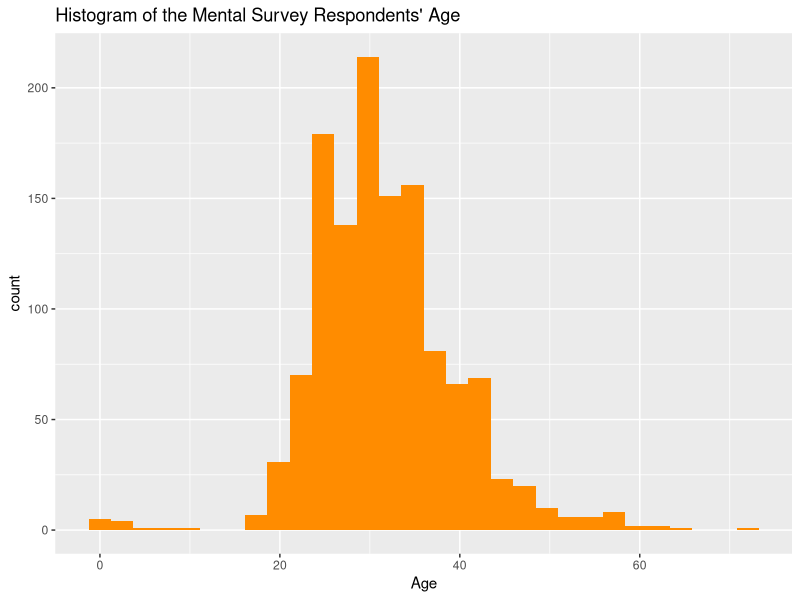
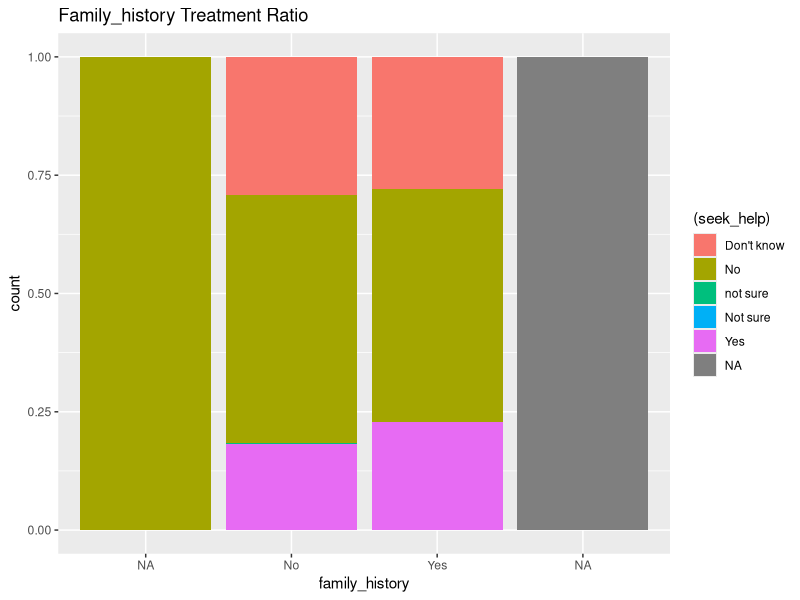

Write R code to recreate these figures, in order.
#Load the packages
library(readxl)
library(tidyverse)

#import and prints the file sheet names.
sheet_names <- excel_sheets("survey.xlsx")
sheet_names

#Reads all the sheets.
mental_health <-lapply(sheet_names, function(x) {as.data.frame(read_excel("survey.xlsx", sheet = x))})

#Renames the mental health elements.
names(mental_health) <- sheet_names

#Prints the head of the first and second sheet.
head(mental_health$'Sheet 2')
head(mental_health$Sheet1)

#This code combines the two sheets into one datafile.
mental_health <-do.call("rbind.data.frame",mental_health)

#Drop the time stamp column from the file.
mental_health <-mental_health [,-1]

#The age column has some negative values and values consisting of over 100. Replacing those values with NA.
mental_health <- mental_health %>% mutate(Age = replace(Age, which(Age < 0), NA),
                                                Age = replace(Age, which(Age > 100), NA))

#Summary statistics of the age column.
summary(mental_health$Age)

#Checks and prints the categories in the gender column.
categories <- unique(mental_health$Gender)
print(categories)

#converts the categories in the column to lower case.
mental_health$Gender <- tolower(mental_health$Gender)

#defines the gender column based on the categories present.
male <- c('male-ish', 'cis male', 'male (cis)', 'make', 'mail','m', 'maile', 'male ', 'msle', 'mal', 'man', 'malr', 'cis man')

female <- c('female', 'f ', 'female (cis)', 'woman', 'cis female', 'cis-female/femme', 'femail', 'femake')

gq <- c('p','a little about you', '2','nah','fluid','neuter','something kinda male','agender','1','queer','guy(ish)^_^','all',
        'queer/she/they','na','genderqueer', 'non-binary', 'androgyne','enby', 'male leaning androgynous','ostensibly male,unsure what that really means')

transgender<- c('transwoman','trans-female','female(trans)')

#Replacing the gender categories.
mental_health <- mental_health %>% mutate(Gender = replace(Gender, which(Gender %in% male), 'Male'),
                                                Gender = replace(Gender, which(Gender %in% female), 'Female'),
                                                Gender = replace(Gender, which(Gender %in% gq), 'gq'),
                                                Gender = replace(Gender, which(Gender %in% transgender), 'transgender'))


#The plot shows the age distribution of the mental health survey respondents.
library(ggplot2)
ggplot(mental_health,aes(x=Age))+
  geom_histogram(fill=" dark orange") +
  labs(title = "Histogram of the Mental Survey Respondents' Age")


#The plot compares family history and seeking help ratio
mental_health %>% ggplot(aes(x=family_history, fill = (seek_help))) +
  geom_bar(position = "fill") + ggtitle("Family_history Treatment Ratio")



















